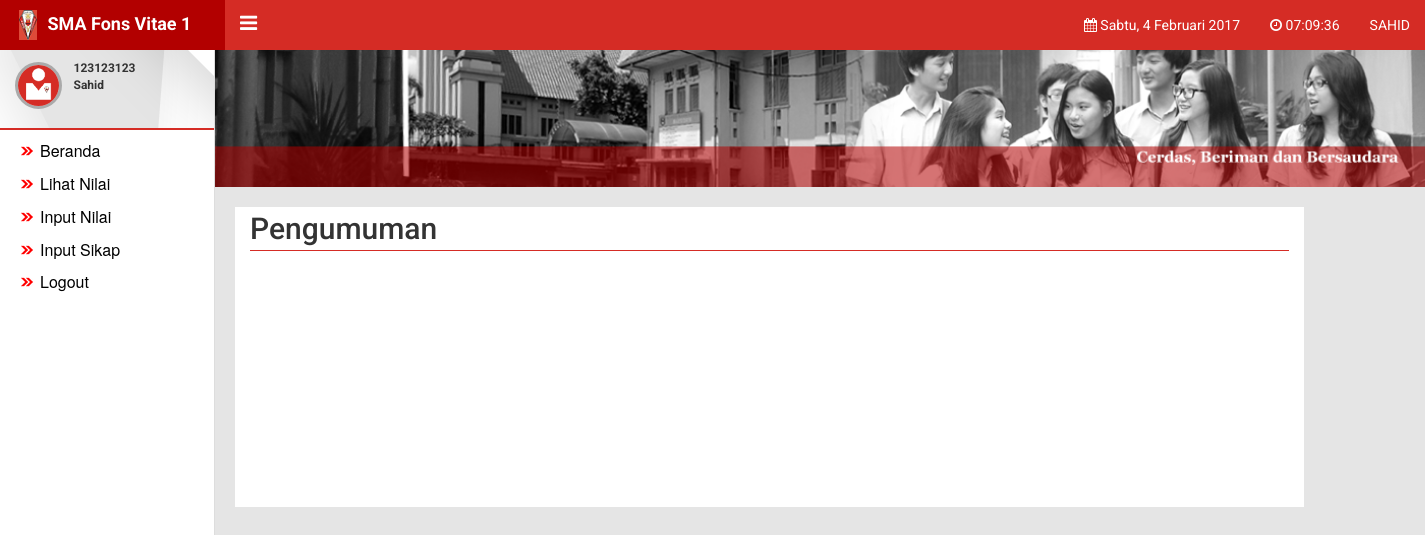
The page /sekolahku_yang_dulu/guru/index.php (signed in) on the database its author committed.
### tables this page shows
CREATE TABLE `guru` (
  `id_guru` int(11) NOT NULL,
  `nama_guru` varchar(255) NOT NULL,
  `status_sikap` int(11) NOT NULL DEFAULT '0',
  `status_wali` int(11) NOT NULL DEFAULT '0',
  `nip` varchar(255) NOT NULL,
  `password` varchar(255) NOT NULL,
  `id_kelas` int(11) NOT NULL
);

### sekolahku_yang_dulu/guru/index.php (the view, shortened to what this page needs)
<!DOCTYPE html>
<html lang="en">
  <?php
    include '../php/connect.php';
    $id = $_SESSION['id'];
    $query = mysqli_query($conn, "SELECT * FROM guru WHERE id_guru = '$id'");
    $result = mysqli_fetch_array($query);
  ?>
  <head>
    <link href="../css/bootstrap.min.css" rel="stylesheet">
    <link href="../fonts/css/font-awesome.min.css" rel="stylesheet">
    <link href="../css/custom.css" rel="stylesheet">
  </head>
  <body>
    <div class="main-header">
      <div class="row">
        <div class="col-xs-12 col-md-2 header-brand">
          <img src="../img/logo.png">
          <span class="roboto"> SMA Fons Vitae 1 </span>
        </div>
        <div class="col-xs-12 col-md-10">
          <a href="#" id="side-toggle"><i class="fa fa-bars"></i></a>
          <ul class="nav navbar-nav navbar-right">
            <li>
              <a>
                <i class="fa fa-calendar"></i>
              </a>
            </li>
            <li>
              <a>
                <i class="fa fa-clock-o"></i>
                <span id="jam"></span>
              </a>
            </li>
            <li><a><?php echo strtoupper($result['nama_guru']); ?></a></li>
          </ul>
        </div>
      </div>
    </div>
    <div class="utama">
      <div id="main-sidebar">
        <div class="profil">
          <div class="col-xs-3">
            <img src="../img/user.png">
          </div>
          <div class="col-xs-9">
            <p class="tebel roboto"><?php echo $result['nip']; ?></p>
            <p class="tebel roboto"><?php echo $result['nama_guru']; ?></p>
          </div>
        </div>
        <div class="menukiri">
          <ul>
            <a href="#"><li>Beranda</li></a>
            <a href="lihat.php"><li>Lihat Nilai</li></a>
            <a href="input.php"><li>Input Nilai</li></a>
            <a href="sikap.php"><li>Input Sikap</li></a>
            <a href="../php/logout.php"><li>Logout</li></a>
          </ul>
        </div>
      </div>
      <div id="main-content">
        <div class="col-xs-12 coverpic">
            <img class="desktop-only" src="../img/coverpic.png">
        </div>
        <div class="col-md-9 maindata" style="min-height: 300px;">
          <h2 class="roboto" style="margin: 5px 0px; padding-bottom: 5px; border-bottom: 1px solid #D52C25;">Pengumuman</h2>
        </div>
      </div>
    </div>
  </body>
</html>

### sekolahku_yang_dulu/css/custom.css (style rules this page uses)
.roboto { font-family: 'Roboto', sans-serif; }
html, body { max-width: 100%; overflow-x: hidden; }
.main-header { background-color: #D52C25; position: fixed; left: 0; right: 0; z-index: 999; }
.main-header .row { margin-right: 0px; }
.header-brand { text-align: center; padding: 10px 0; font-size: 18px; font-weight: bold; background-color: #B20000; color: #fff; }
.header-brand img { height: 30px; margin-right: 5px; }
#side-toggle i { color: #fff; font-size: 20px; padding: 13px 0; }
.nav li a { font-family: 'Roboto', sans-serif; }
.navbar-right a, .mobile-nav a { color: #fff; }
.maindata { background-color: #fff; margin-top: 20px; margin-left: 20px; }
.utama { width: 100%; }
#main-sidebar { width: 215px; background-color: #fff; border-right: 1px solid #ddd; position: absolute; top: 0; bottom: 0; left: 0; }
.profil { background: url(../img/bg-sidebar.png) no-repeat; width: 100%; height: 130px; padding-top: 60px; border-bottom: 2px solid #D52C25; margin-bottom: 5px; }
.profil img { border: 3px solid #aaa; border-radius: 50%; width: 47px; margin-top: 2px; }
.tebel { font-weight: bold; }
.profil p { margin: 0 0 0 5px; font-size: 12px; }
.menukiri ul { list-style-image: url(../img/bulletlist.png) ; }
.menukiri ul li { font-size: 16px; color: #000; text-decoration: none; padding: 5px 0px; }
#main-content { width: 100%; background-color: #e5e5e5; position: absolute; top: 0; bottom: 0; left: 215px; }
.coverpic { padding-top: 50px; padding-left: 0px; padding-right: 0px; }
.coverpic img { width: 100%; }

### rows shown on the page
guru: nama_guru "SAHID", nip "123123123", nama_guru "Sahid"
